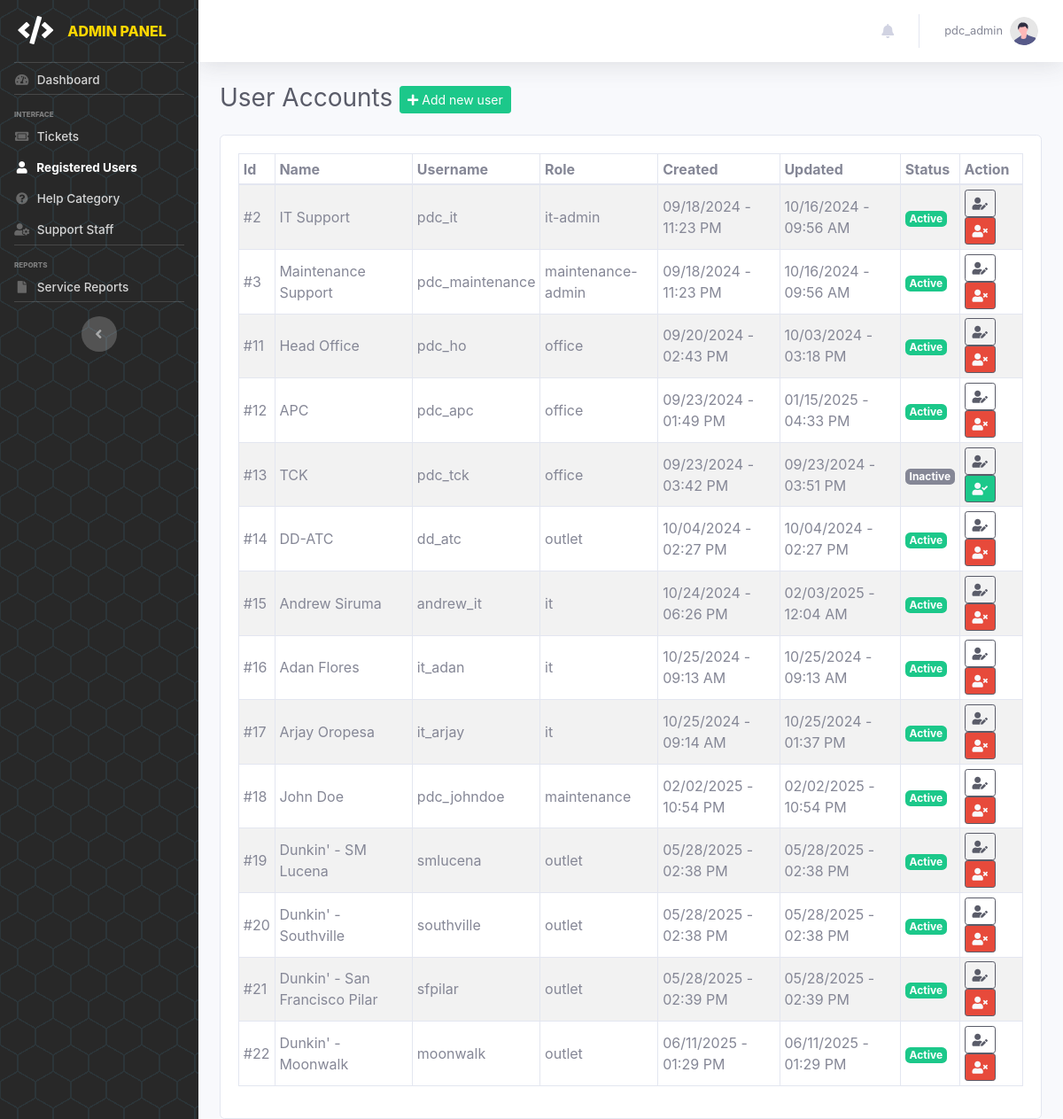
Before: /pages/admin/users (signed in) with the older database file.
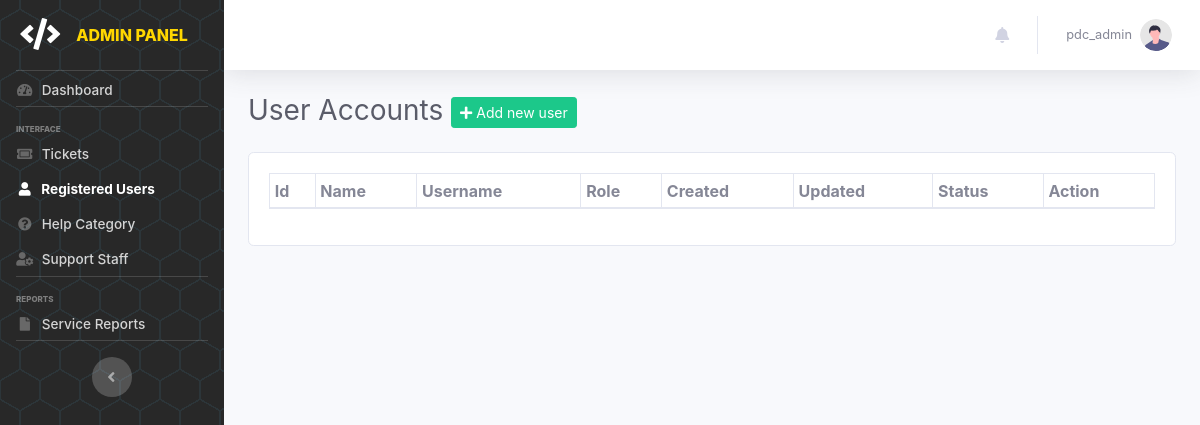
After: the same page with the newer database file.
### tables this page shows
CREATE TABLE `tbl_useraccounts` (
  `id` int(11) NOT NULL,
  `name` varchar(100) NOT NULL,
  `username` varchar(100) NOT NULL,
  `password` varchar(255) NOT NULL,
  `role` enum('admin','it-admin','maintenance-admin','office','outlet','it','maintenance') NOT NULL,
  `status` enum('Active','Inactive') NOT NULL DEFAULT 'Active',
  `created` datetime(6) DEFAULT CURRENT_TIMESTAMP(6),
  `updated` datetime(6) DEFAULT CURRENT_TIMESTAMP(6) ON UPDATE CURRENT_TIMESTAMP(6)
);

### pages/admin/admin.users.php (the view, shortened to what this page needs)
<?php include('admin.header.php'); ?>
    <div class="container-fluid">
        <div class="d-sm-flex align-items-center justify-content-between mb-4">
            <h1 class="h3 mb-0 text-gray-800">User Accounts&nbsp;<a href="add-user" class="btn btn-sm btn-success"><i class="fas fa-plus"></i> Add new user</a></h1>
        </div>
        <div class="card mt-4">
            <div class="card-body">
                <div class="table-responsive">
                    <table class="table table-bordered table-striped table-sm w-100" id="acctbl">
                        <thead>
                            <tr>
                                <th>Id</th>
                                <th>Name</th>
                                <th>Username</th>
                                <th>Role</th>
                                <th>Created</th>
                                <th>Updated</th>
                                <th>Status</th>
                                <th>Action</th>
                            </tr>
                        </thead>
                        <tbody>
                            <?php
                                $user_qry = mysqli_query($conn, "SELECT * FROM tbl_useraccounts WHERE id != '1'");
                                while($rows=mysqli_fetch_array($user_qry)){
                                    $createDT = new DateTime($rows["created"]);
                                    $updateDT = new DateTime($rows["updated"]);
                            ?>
                                <tr>
                                    <td>#<?php echo $rows["id"]; ?></td>
                                    <td><?php echo $rows["name"]; ?></td>
                                    <td><?php echo $rows["username"]; ?></td>
                                    <td><?php echo $rows["role"]; ?></td>
                                    <td><?php echo $formattedDate = $createDT->format('m/d/Y - h:i A'); ?></td>
                                    <td><?php echo $formattedDate = $updateDT->format('m/d/Y - h:i A'); ?></td>
                                    <td>
                                        <span class="badge text-white <?php echo $rows["status"] == 'Active' ? 'bg-success' : 'bg-secondary'; ?>">
                                            <?php echo ucfirst($rows["status"]); ?>
                                        </span>
                                    </td>
                                    <td>
                                        <a class="btn btn-sm btn-outline-dark" href="edit-user?id=<?php echo $rows['id']; ?>" title="Edit User"><i class="fas fa-user-edit"></i></a>
                                        <?php if ($rows['status'] == 'Active') { ?>
                                            <a class="btn btn-sm bg-danger text-light btn-outline-dark" href="user-status?id=<?php echo $rows['id']; ?>&status=Inactive" title="Deactivate User">
                                                <i class="fas fa-user-times"></i>
                                            </a>
                                        <?php } else { ?>
                                            <a class="btn btn-sm bg-success text-light btn-outline-dark" href="user-status?id=<?php echo $rows['id']; ?>&status=Active" title="Activate User">
                                                <i class="fas fa-user-check"></i>
                                            </a>
                                        <?php } ?>
                                    </td>
                                </tr>
                            <?php } ?>
                        </tbody>
                    </table>
                </div>
            </div>
        </div>
    </div>
<?php include('admin.footer.php'); ?>

### pages/index.php (shortened to what this page needs)
<?php
$page = isset($_GET['page']) ? $_GET['page'] : 'home';
if (strpos($page, 'admin/') === 0) {
    $admin_page = str_replace('admin/', '', $page);
    if ($_SERVER['REQUEST_METHOD'] === 'POST') {
        switch ($admin_page) {
            case 'edit-profile':
                include 'admin/process.profile-edit.php';
                break;
            case 'update-adpassw':
                include 'admin/process.admin-passw.php';
                break;
            case 'add-user':
                include 'admin/process.register.php';
                break;
            case 'edit-user':
                include 'admin/process.edit.user.php';
                break;
            case 'update-userpassw':
                include 'admin/process.reset.php';
                break;
            case 'add-category':
                include 'admin/process.add-category.php';
                break;
            case 'edit-category':
                include 'admin/process.edit-categ.php';
                break;
            case 'add-itemlist':
                include 'admin/process.add-itemlist.php';
                break;
            case 'edit-itemlist':
                include 'admin/process.edit-itemlist.php';
                break;
            case 'ticket-approval':
                include 'admin/process.ticket-approval.php';
                break;
            case 'reject-ticket':
                include 'admin/process.ticket-decline.php';
                break;
            case 'resched-ticket':
                include 'admin/process.resched-ticket.php';
                break;
            case 'reassign-ticket':
                include 'admin/process.reassign-ticket.php';
                break;
            case 'edit-tc':
                include 'admin/process.edit-tc.php';
                break;
            case 'edit-pl':
                include 'admin/process.edit-pl.php';
                break;
            case 'update-treport':
                include 'admin/process.update-report.php';
                break;
        }
    } else {
        switch ($admin_page) {
            case 'users':
                include 'admin/admin.users.php';
                break;
        }
    }
}
?>

### pages/admin/admin.header.php (shortened to what this page needs)
<!DOCTYPE html>
<html lang="en">
    <head>
        <link href="../../assets/vendor/bootstrap-icons/bootstrap-icons.css" rel="stylesheet">
        <link href="../../assets/vendor/fontawesome/css/all.min.css" rel="stylesheet">
        <link href="../../assets/vendor/swiper/swiper-bundle.min.css" rel="stylesheet">
        <link href="../../assets/vendor/datatables/jquery.dataTables.min.css" rel="stylesheet">
        <link rel="stylesheet" href="https://stackpath.bootstrapcdn.com/font-awesome/4.7.0/css/font-awesome.min.css">
        <link href="../../assets/css/main.style.css" rel="stylesheet">
    </head>
    <body id="page-top">
        <div id="wrapper">
            <ul class="navbar-nav sidebar sidebar-dark accordion" id="accordionSidebar">
                <a class="sidebar-brand d-flex align-items-center justify-content-center" href="dashboard">
                    <div class="sidebar-brand-icon">
                        <i class="fas fa-code"></i>
                    </div>
                    <div class="sidebar-brand-text mx-3" style="color: #FFD700;">ADMIN PANEL</div>
                </a>
                <hr class="sidebar-divider my-0">
                <li class="nav-item <?php echo ($page == 'admin/dashboard') ? 'active' : ''; ?>">
                    <a class="nav-link" href="dashboard">
                        <i class="fas fa-fw fa-tachometer-alt fa-sm"></i>
                        <span>Dashboard</span>
                    </a>
                </li>
                <hr class="sidebar-divider">
                <div class="sidebar-heading">
                    Interface
                </div>
                <li class="nav-item <?php echo in_array($page, ['admin/ticket', 'admin/view-ticket', 'admin/ticket-approval', 'admin/edit-report', 'admin/view-report']) ? 'active' : ''; ?>">
                    <a class="nav-link" href="ticket">
                        <i class="fas fa-fw fa-ticket-alt fa-sm"></i>
                        <span>Tickets&nbsp;
                        </span>
                    </a>
                </li>
                <li class="nav-item <?php echo in_array($page, ['admin/add-user', 'admin/edit-user', 'admin/users']) ? 'active' : ''; ?>">
                    <a class="nav-link" href="users">
                        <i class="fas fa-fw fa-user fa-sm"></i>
                        <span>Registered Users</span>
                    </a>
                </li>
                <li class="nav-item <?php echo in_array($page, ['admin/add-category', 'admin/help-categories','admin/item-list', 'admin/add-itemlist']) ? 'active' : ''; ?>">
                    <a class="nav-link" href="help-categories">
                        <i class="fas fa-fw fa-question-circle fa-sm"></i>
                        <span>Help Category</span>
                    </a>
                </li>
                <li class="nav-item <?php echo in_array($page, ['admin/personnels', 'admin/it']) ? 'active' : ''; ?>">
                    <a class="nav-link" href="personnels">
                        <i class="fas fa-fw fa-user-cog fa-sm"></i>
                        <span>Support Staff</span>
                    </a>
                </li>
                <hr class="sidebar-divider d-none d-md-block">
                <div class="sidebar-heading">
                    Reports
                </div>
                <li class="nav-item">
                    <a class="nav-link" href="srv-report">
                        <i class="fas fa-fw fa-file fa-sm"></i>
                        <span>Service Reports</span>
                    </a>
                </li>
                <hr class="sidebar-divider d-none d-md-block">
                <div class="text-center d-none d-md-inline">
                    <button class="rounded-circle border-0" id="sidebarToggle"></button>
                </div>
            </ul>
            <div id="content-wrapper" class="d-flex flex-column">
                <div id="content">
                    <?php include_once('admin.topbar.php');?>

### pages/admin/admin.topbar.php (shortened to what this page needs)
<nav class="navbar navbar-expand navbar-light bg-white topbar mb-4 static-top shadow">
<ul class="navbar-nav ml-auto">
    <li class="nav-item dropdown no-arrow position">
        <a class="nav-link dropdown-toggle" href="#" id="notifDropdown" role="button" data-toggle="dropdown" aria-haspopup="true" aria-expanded="false">
            <i class="fas fa-bell"></i>
        </a>
    </li>
    <li class="nav-item dropdown no-arrow">
        <a class="nav-link dropdown-toggle" href="#" id="userDropdown" role="button"
            data-toggle="dropdown" aria-haspopup="true" aria-expanded="false">
    <span class="mr-2 d-none d-lg-inline text-gray-600 small"><?php echo $_SESSION['username']; ?></span>
            <img class="img-profile rounded-circle"
                src="../../img/undraw_profile.svg">
        </a>
    </li>
</ul>
</nav>

### pages/admin/admin.footer.php (shortened to what this page needs)
            </div>
        </div>
    </div>
</body>
</html>

Changed rows visible on the page:
removed tbl_useraccounts: id "2", name "IT Support", username "pdc_it", role "it-admin", created "09/18/2024 - 11:23 PM", updated "10/16/2024 - 09:56 AM", status "Active"
removed tbl_useraccounts: id "3", name "Maintenance Support", username "pdc_maintenance", role "maintenance-admin", created "09/18/2024 - 11:23 PM", updated "10/16/2024 - 09:56 AM", status "Active"
removed tbl_useraccounts: id "11", name "Head Office", username "pdc_ho", role "office", created "09/20/2024 - 02:43 PM", updated "10/03/2024 - 03:18 PM", status "Active"
removed tbl_useraccounts: id "12", name "APC", username "pdc_apc", role "office", created "09/23/2024 - 01:49 PM", updated "01/15/2025 - 04:33 PM", status "Active"
removed tbl_useraccounts: id "13", name "TCK", username "pdc_tck", role "office", created "09/23/2024 - 03:42 PM", updated "09/23/2024 - 03:51 PM", status "Inactive"
removed tbl_useraccounts: id "14", name "DD-ATC", username "dd_atc", role "outlet", created "10/04/2024 - 02:27 PM", updated "10/04/2024 - 02:27 PM", status "Active"
removed tbl_useraccounts: id "15", name "Andrew Siruma", username "andrew_it", role "it", created "10/24/2024 - 06:26 PM", updated "02/03/2025 - 12:04 AM", status "Active"
removed tbl_useraccounts: id "16", name "Adan Flores", username "it_adan", role "it", created "10/25/2024 - 09:13 AM", updated "10/25/2024 - 09:13 AM", status "Active"
removed tbl_useraccounts: id "17", name "Arjay Oropesa", username "it_arjay", role "it", created "10/25/2024 - 09:14 AM", updated "10/25/2024 - 01:37 PM", status "Active"
removed tbl_useraccounts: id "18", name "John Doe", username "pdc_johndoe", role "maintenance", created "02/02/2025 - 10:54 PM", updated "02/02/2025 - 10:54 PM", status "Active"
removed tbl_useraccounts: id "19", name "Dunkin' - SM Lucena", username "smlucena", role "outlet", created "05/28/2025 - 02:38 PM", updated "05/28/2025 - 02:38 PM", status "Active"
removed tbl_useraccounts: id "20", name "Dunkin' - Southville", username "southville", role "outlet", created "05/28/2025 - 02:38 PM", updated "05/28/2025 - 02:38 PM", status "Active"
removed tbl_useraccounts: id "21", name "Dunkin' - San Francisco Pilar", username "sfpilar", role "outlet", created "05/28/2025 - 02:39 PM", updated "05/28/2025 - 02:39 PM", status "Active"
removed tbl_useraccounts: id "22", name "Dunkin' - Moonwalk", username "moonwalk", role "outlet", created "06/11/2025 - 01:29 PM", updated "06/11/2025 - 01:29 PM", status "Active"
